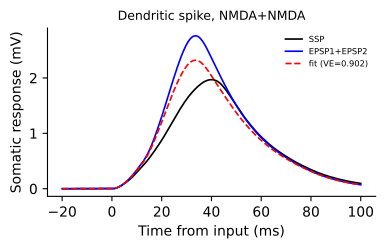

Reproduce this figure in Python.
import csv
import os
from itertools import zip_longest
from pathlib import Path

import matplotlib.pyplot as plt
import numpy as np

ROOT = Path(__file__).resolve().parents[3]
DATA = ROOT / "nc_final_data" / "FigureS2" / "FigureS2_abc"
SOURCE = ROOT / "nc_final_source_data" / "FigureS2" / "FigureS2_abc"
PANELS = ['a3']
EVENTS = {"a": "Dendritic spike", "b": "Calcium spike", "c": "Plateau"}
PAIRS = {"1": "AMPA+AMPA", "2": "AMPA+NMDA", "3": "NMDA+NMDA"}


def calculate(panel):
    curves = np.load(DATA / ("FigureS2_" + panel) / "curves.npy", allow_pickle=False)
    if curves.ndim != 2 or curves.shape[1] != 4 or not np.isfinite(curves).all():
        raise ValueError("Unexpected plotted curve data")
    time, observed, linear, fit = (np.ascontiguousarray(curves[:, i]) for i in range(4))
    total = float(np.sum((observed - np.mean(observed)) ** 2))
    if total <= 0:
        raise ValueError("Degenerate response variance")
    error = observed - fit
    r2 = float(1.0 - np.sum(error * error) / total)
    result = {"time_ms": time, "ssp_mv": observed, "sum_mv": linear, "fit_mv": fit, "r2": r2}
    output = SOURCE / ("FigureS2_" + panel)
    columns = ("time_ms", "SSP_mV", "EPSP1_plus_EPSP2_mV", "fit_mV")
    write_columns(output / ("FigureS2_" + panel + ".csv"), columns, (time, observed, linear, fit))
    return result


def draw(ax, panel, result):
    time = result["time_ms"]
    ax.plot(time, result["ssp_mv"], color="black", lw=1.2, label="SSP")
    ax.plot(time, result["sum_mv"], color="blue", lw=1.2, label="EPSP1+EPSP2")
    ax.plot(time, result["fit_mv"], color="red", ls="--", lw=1.2, label=f"fit (VE={float(result['r2']):.3f})")
    ax.set_title(EVENTS[panel[0]] + ", " + PAIRS[panel[1]], fontsize=9)
    ax.set_xlabel("Time from input (ms)")
    ax.set_ylabel("Somatic response (mV)")
    ax.legend(frameon=False, fontsize=6)
    ax.spines["top"].set_visible(False)
    ax.spines["right"].set_visible(False)




def write_columns(path, columns, arrays):
    values = [np.asarray(value) for value in arrays]
    if any(value.ndim != 1 for value in values) or len(columns) != len(values):
        raise ValueError("Unexpected source data shape")
    values = [value.astype(np.float64) if value.dtype == np.float32 else value for value in values]
    path.parent.mkdir(parents=True, exist_ok=True)
    temporary = path.with_name(f".{path.name}.{os.getpid()}.tmp")
    try:
        with temporary.open("w", encoding="utf-8", newline="") as stream:
            writer = csv.writer(stream)
            writer.writerow(columns)
            writer.writerows(zip_longest(*values, fillvalue=""))
        os.replace(temporary, path)
    finally:
        if temporary.exists():
            temporary.unlink()


def main():
    if len(PANELS) == 1:
        fig, ax = plt.subplots(figsize=(4.1, 2.6))
        draw(ax, PANELS[0], calculate(PANELS[0]))
    else:
        fig, axes = plt.subplots(3, 3, figsize=(12.4, 7.6))
        for i, panel in enumerate(PANELS):
            draw(axes.flat[i], panel, calculate(panel))
        for y, label in zip((0.965, 0.635, 0.305), ("a", "b", "c")):
            fig.text(0.005, y, label, fontsize=14, fontweight="bold")
    fig.tight_layout()
    fig.savefig(Path(__file__).with_suffix(".pdf"), bbox_inches="tight")
    plt.close(fig)


if __name__ == "__main__":
    main()
